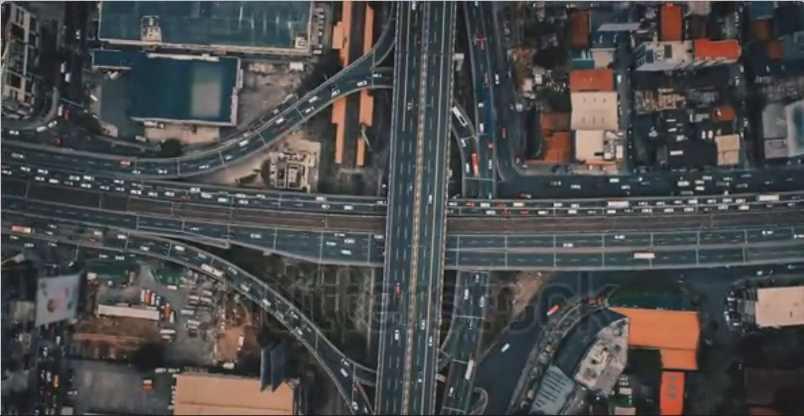
#> input picture frame 135 of Test_Code_Sift/trymefirst.mp4, 804 x 416 px, given in place of undistorted_video.avi, which was not available
$ python sift_match_features_video.py
#> lines starting #> are read from the running program, lines starting #| are printed output that depends on the picture; pictures that were not available may be replaced by others from this repository, and a replacement may not be noted
import cv2
import numpy as np

# Initialize SIFT detector
sift = cv2.SIFT_create()

# Function to extract SIFT features
def extract_features(image):
    gray = cv2.cvtColor(image, cv2.COLOR_BGR2GRAY)
    keypoints, descriptors = sift.detectAndCompute(gray, None)
    return keypoints, descriptors

# Function to match features using kNN
def match_features(descriptors1, descriptors2):
    # Create BFMatcher object
    bf = cv2.BFMatcher()
    matches = bf.knnMatch(descriptors1, descriptors2, k=2)
    # Apply ratio test
    good_matches = []
    for m, n in matches:
        if m.distance < 0.75 * n.distance:
            good_matches.append([m])
    return good_matches

# Open the video
video_path = 'undistorted_video.avi'  # Replace with your video path
cap = cv2.VideoCapture(video_path)

# Check if video opened successfully
if not cap.isOpened():
    print("Error: Could not open video.")
    exit()

ret, prev_frame = cap.read()
#> prev_frame is the input picture: shape (416, 804, 3); mean B, G, R 75.5, 75.2, 75.1
prev_keypoints, prev_descriptors = extract_features(prev_frame)
#> in extract_features, `gray = cv2.cvtColor(image, cv2.COLOR_BGR2GRAY)`:
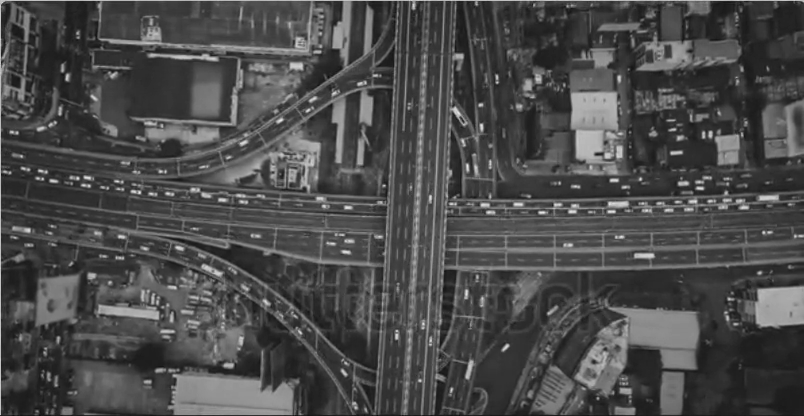
#> gray: shape (416, 804); min 14, max 233, mean 75.2
#> in extract_features, `keypoints, descriptors = sift.detectAndCompute(gray, None)`: keypoints = 4113 keypoints; strongest (x, y, size): (78, 178, 2.3), (139, 192, 2.2), (481, 105, 2.8), (506, 346, 3.3)
#> prev_keypoints has the same summary as keypoints in extract_features

while True:
    ret, curr_frame = cap.read()
    if not ret:
        break

    curr_keypoints, curr_descriptors = extract_features(curr_frame)
#> in extract_features (call 2), `keypoints, descriptors = sift.detectAndCompute(gray, None)`: keypoints = 4182 keypoints; strongest (x, y, size): (78, 178, 2.3), (140, 192, 2.2), (481, 106, 2.8), (640, 179, 2.1)
#> curr_keypoints has the same summary as keypoints in extract_features

    # Match descriptors
    matches = match_features(prev_descriptors, curr_descriptors)
#> in match_features, `matches = bf.knnMatch(descriptors1, descriptors2, k=2)`: matches = 4113 matches
#> after the loop in match_features, `for m, n in matches:`: good_matches = 3340 matches
#> matches = 3340 matches

    # Draw matches
    matched_frame = cv2.drawMatchesKnn(prev_frame, prev_keypoints, curr_frame, curr_keypoints, matches, None, flags=2)
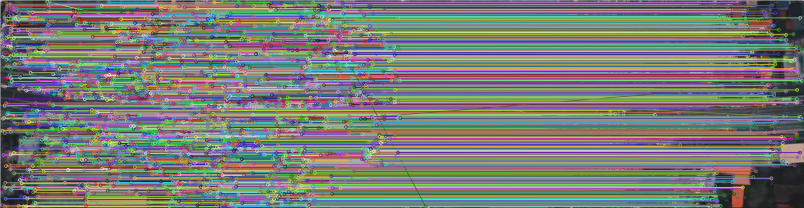
#> matched_frame: shape (416, 1608, 3) (shown at 1/2 size); mean B, G, R 117.6, 124, 120.9

    # Display the frame
    cv2.imshow('Frame with SIFT Matches', matched_frame)

    # Press 'q' to exit the loop
    if cv2.waitKey(1) & 0xFF == ord('q'):
#> (key q is pressed here)
        break

    # Update previous frame and descriptors
    prev_frame = curr_frame
    prev_keypoints = curr_keypoints
    prev_descriptors = curr_descriptors

# Release everything when job is finished
cap.release()
cv2.destroyAllWindows()

$ run again, starting later in the video
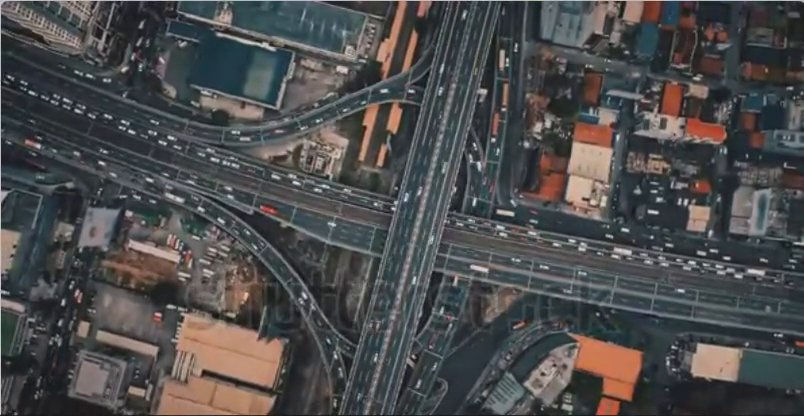
#> input picture frame 610 of Test_Code_Sift/trymefirst.mp4, 804 x 416 px, given in place of undistorted_video.avi, which was not available
#> prev_frame is the input picture: shape (416, 804, 3); mean B, G, R 76.8, 76.5, 76.7
#> in extract_features, `gray = cv2.cvtColor(image, cv2.COLOR_BGR2GRAY)`:
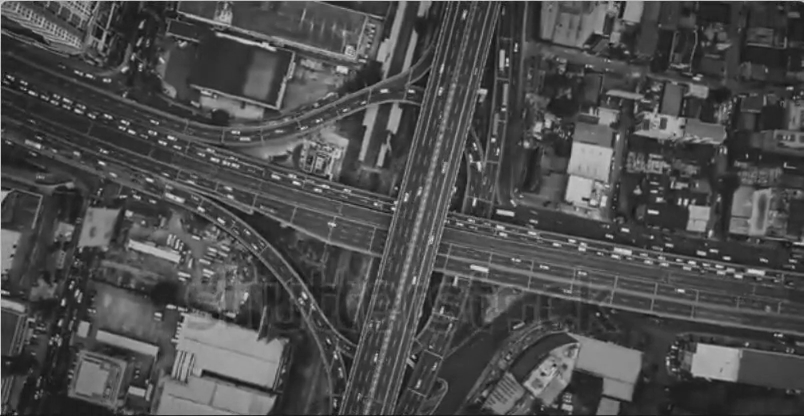
#> gray: shape (416, 804); min 7, max 229, mean 76.6
#> keypoints = 4650 keypoints; strongest (x, y, size): (493, 140, 2.7), (101, 163, 2.9), (659, 199, 3.5), (727, 258, 2.9)
#> prev_keypoints has the same summary as keypoints in extract_features
#> keypoints = 4655 keypoints; strongest (x, y, size): (493, 140, 2.7), (101, 163, 2.9), (659, 199, 3.5), (727, 258, 2.9)
#> curr_keypoints has the same summary as keypoints in extract_features
#> in match_features, `matches = bf.knnMatch(descriptors1, descriptors2, k=2)`: matches = 4650 matches
#> after the loop in match_features, `for m, n in matches:`: good_matches = 4562 matches
#> `matched_frame = cv2.drawMatchesKnn(prev_frame, prev_keypoints, curr_fr..`:
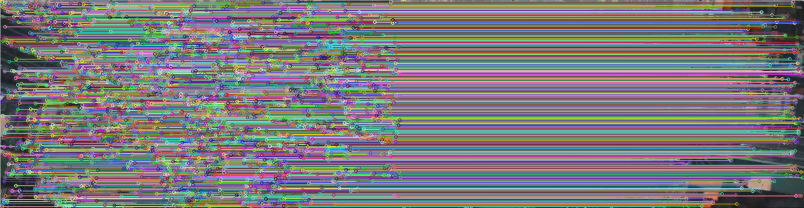
#> matched_frame: shape (416, 1608, 3) (shown at 1/2 size); mean B, G, R 120.5, 122.2, 121.4

$ run again, starting later in the video
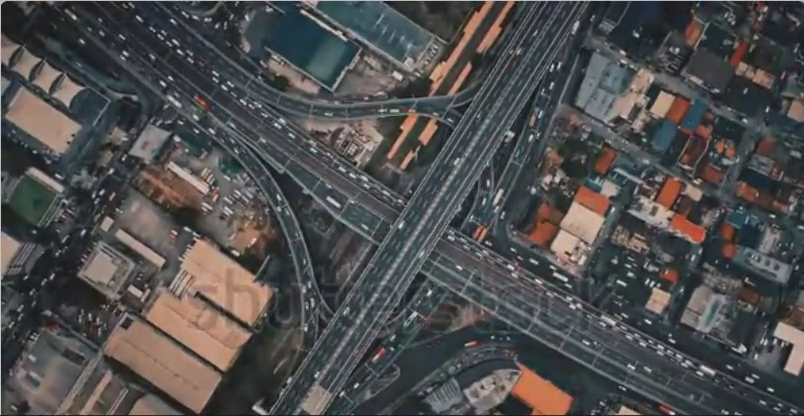
#> input picture frame 1084 of Test_Code_Sift/trymefirst.mp4, 804 x 416 px, given in place of undistorted_video.avi, which was not available
#> prev_frame is the input picture: shape (416, 804, 3); mean B, G, R 78.2, 78.2, 79
#> in extract_features, `gray = cv2.cvtColor(image, cv2.COLOR_BGR2GRAY)`:
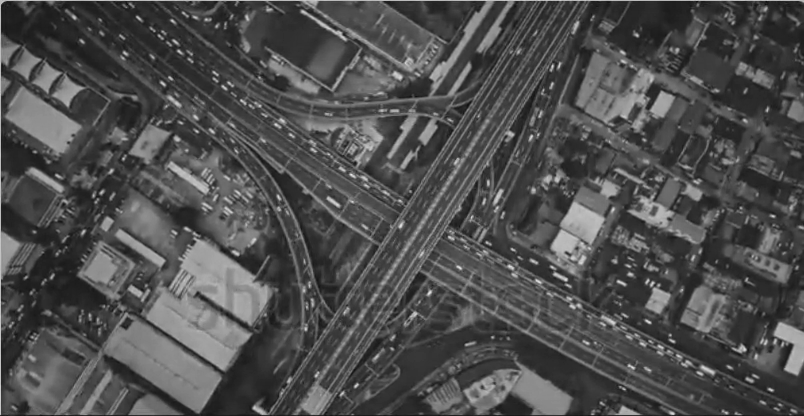
#> gray: shape (416, 804); min 15, max 231, mean 78.4
#> keypoints = 5257 keypoints; strongest (x, y, size): (771, 390, 2.7), (356, 385, 2.8), (672, 413, 2.3), (566, 279, 2.7)
#> prev_keypoints has the same summary as keypoints in extract_features
#> keypoints = 5411 keypoints; strongest (x, y, size): (742, 349, 5.2), (356, 385, 2.8), (566, 280, 2.7), (771, 390, 2.7)
#> curr_keypoints has the same summary as keypoints in extract_features
#> in match_features, `matches = bf.knnMatch(descriptors1, descriptors2, k=2)`: matches = 5257 matches
#> after the loop in match_features, `for m, n in matches:`: good_matches = 4138 matches
#> `matched_frame = cv2.drawMatchesKnn(prev_frame, prev_keypoints, curr_fr..`:
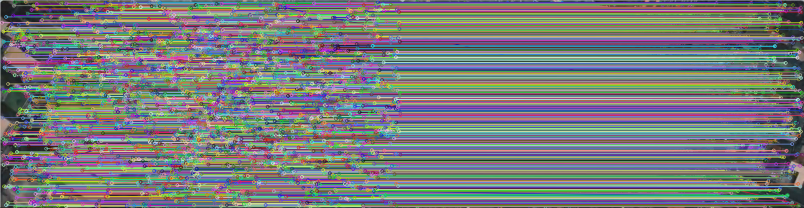
#> matched_frame: shape (416, 1608, 3) (shown at 1/2 size); mean B, G, R 124.3, 123.2, 120.7
